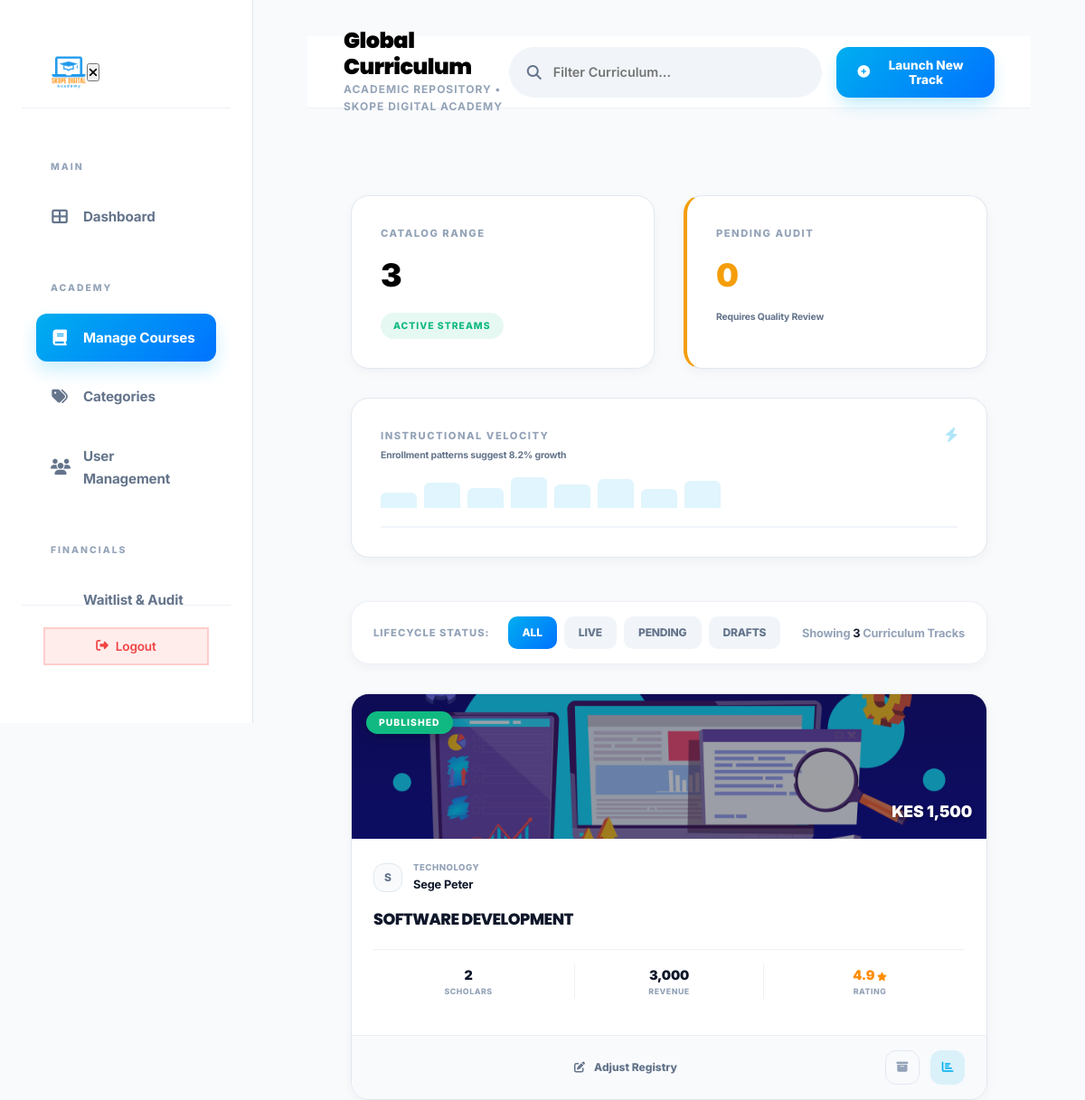
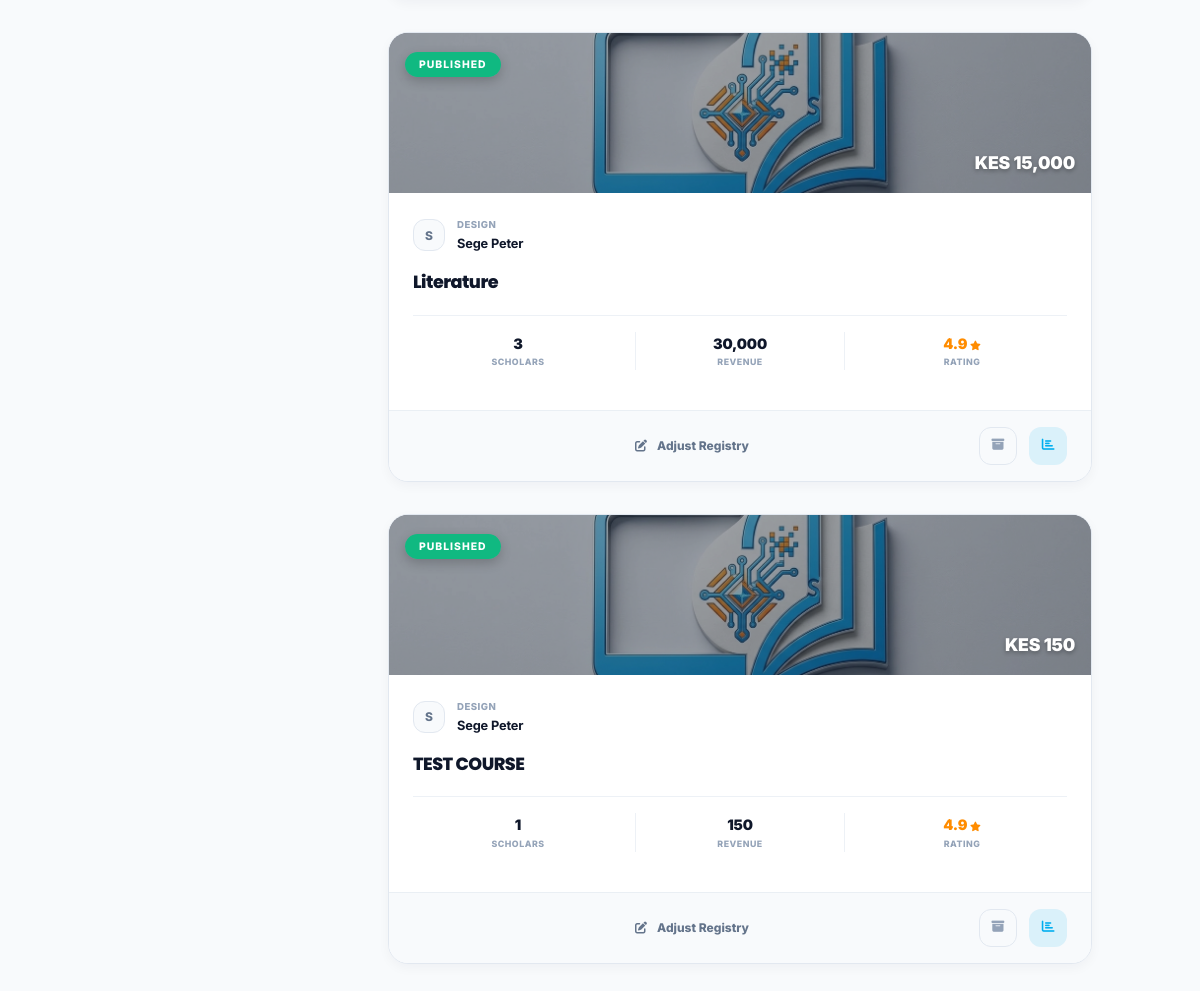
The page /admin/courses.php (signed in) on the database its author committed (2 pictures, top to bottom).
### tables this page shows
CREATE TABLE `courses` (
  `id` int(11) NOT NULL AUTO_INCREMENT,
  `tutor_id` int(11) NOT NULL,
  `category_id` int(11) DEFAULT NULL,
  `title` varchar(255) NOT NULL,
  `slug` varchar(280) DEFAULT NULL,
  `description` text DEFAULT NULL,
  `level` enum('beginner','intermediate','advanced') DEFAULT 'beginner',
  `price` decimal(10,2) DEFAULT 0.00,
  `thumbnail` varchar(255) DEFAULT NULL,
  `preview_video` varchar(255) DEFAULT NULL,
  `status` enum('draft','pending','published','archived') DEFAULT 'draft',
  `duration_hours` decimal(5,1) DEFAULT 0.0,
  `total_lessons` int(11) DEFAULT 0,
  `enrolled_count` int(11) DEFAULT 0,
  `avg_rating` decimal(3,2) DEFAULT 0.00,
  `created_at` datetime DEFAULT current_timestamp(),
  PRIMARY KEY (`id`),
  KEY `tutor_id` (`tutor_id`),
  KEY `category_id` (`category_id`)
);

CREATE TABLE `users` (
  `id` int(11) NOT NULL AUTO_INCREMENT,
  `name` varchar(150) NOT NULL,
  `email` varchar(191) NOT NULL,
  `password` varchar(255) NOT NULL,
  `role` enum('admin','tutor','student') NOT NULL DEFAULT 'student',
  `admission_number` varchar(50) DEFAULT NULL,
  `phone` varchar(20) DEFAULT NULL,
  `avatar` varchar(255) DEFAULT NULL,
  `bio` text DEFAULT NULL,
  `dob` date DEFAULT NULL,
  `gender` enum('male','female','other') DEFAULT NULL,
  `county` varchar(100) DEFAULT NULL,
  `nationality` varchar(100) DEFAULT 'Kenyan',
  `national_id` varchar(50) DEFAULT NULL,
  `education_level` varchar(100) DEFAULT NULL,
  `id_document` varchar(255) DEFAULT NULL,
  `referral_code` varchar(50) DEFAULT NULL,
  `referred_by` int(11) DEFAULT NULL,
  `status` enum('active','pending','suspended') NOT NULL DEFAULT 'pending',
  `email_verified` tinyint(1) DEFAULT 0,
  `points` int(11) DEFAULT 0,
  `merit_coins` decimal(15,2) DEFAULT 0.00,
  `created_at` datetime DEFAULT current_timestamp(),
  `last_login` datetime DEFAULT NULL,
  PRIMARY KEY (`id`),
  UNIQUE KEY `email` (`email`),
  UNIQUE KEY `referral_code` (`referral_code`),
  UNIQUE KEY `national_id` (`national_id`),
  UNIQUE KEY `admission_number` (`admission_number`),
  KEY `fk_referred_by` (`referred_by`),
  CONSTRAINT `fk_referred_by` FOREIGN KEY (`referred_by`) REFERENCES `users` (`id`) ON DELETE SET NULL
);

CREATE TABLE `categories` (
  `id` int(11) NOT NULL AUTO_INCREMENT,
  `name` varchar(100) NOT NULL,
  `slug` varchar(120) NOT NULL,
  `icon` varchar(50) DEFAULT 'fas fa-book',
  `color` varchar(20) DEFAULT '#00AEEF',
  `created_at` datetime DEFAULT current_timestamp(),
  PRIMARY KEY (`id`),
  UNIQUE KEY `slug` (`slug`)
);

### admin/courses.php (the view, shortened to what this page needs)
<?php
require_once '../includes/header.php';
$status_filter = $_GET['status'] ?? '';
$search = $_GET['search'] ?? '';
try {
    $query = "SELECT c.*, u.name as tutor_name, cat.name as category_name,
                     (SELECT COUNT(*) FROM enrollments WHERE course_id = c.id) as actual_enrolled,
                     (SELECT SUM(amount) FROM payments WHERE course_id = c.id AND status = 'verified') as revenue
              FROM courses c
              JOIN users u ON c.tutor_id = u.id
              LEFT JOIN categories cat ON c.category_id = cat.id
              WHERE 1=1";
    $params = [];
    $query .= " ORDER BY c.created_at DESC";
    $stmt = $pdo->prepare($query);
    $stmt->execute($params);
    $courses = $stmt->fetchAll();
    $total_courses = $pdo->query("SELECT COUNT(*) FROM courses")->fetchColumn();
    $pending_review = $pdo->query("SELECT COUNT(*) FROM courses WHERE status = 'pending'")->fetchColumn();
} catch (Exception $e) { $courses = []; }
?>
<?php require_once 'includes/sidebar.php'; ?>
<main class="main-content">
    <header class="admin-header">
        <div style="display: flex; align-items: center; gap: 20px;">
            <div>
                <h1 style="font-size: 1.5rem; font-weight: 900; letter-spacing: -0.5px;">Global <span>Curriculum</span></h1>
                <p style="font-size: 0.75rem; color: var(--text-muted); font-weight: 700; text-transform: uppercase; letter-spacing: 1px;">Academic Repository • Skope Digital Academy</p>
            </div>
        </div>
        <div style="display: flex; gap: 16px;">
            <form action="courses.php" method="GET" class="header-search" style="display: flex; gap: 10px;">
                <input type="text" name="search" placeholder="Filter Curriculum..." value="<?= htmlspecialchars($search) ?>" style="padding-right: 48px;">
                <i class="fas fa-search"></i>
            </form>
            <button class="btn-premium" onclick="openCourseModal()">
                <i class="fas fa-plus-circle"></i> Launch New Track
            </button>
        </div>
    </header>
    <div class="admin-body">
        <div class="dash-stats-grid">
            <div class="premium-card">
                <div style="font-size: 0.7rem; font-weight: 800; color: var(--text-muted); text-transform: uppercase; letter-spacing: 1.5px; margin-bottom: 8px;">Catalog Range</div>
                <div style="font-size: 2.2rem; font-weight: 900; letter-spacing: -1px;"><?= number_format($total_courses) ?></div>
                <div class="badge-premium" style="background: rgba(16, 185, 129, 0.1); color: var(--success); margin-top: 12px; display: inline-flex;">Active Streams</div>
            </div>
            <div class="premium-card" style="border-left: 4px solid var(--warning);">
                <div style="font-size: 0.7rem; font-weight: 800; color: var(--text-muted); text-transform: uppercase; letter-spacing: 1.5px; margin-bottom: 8px;">Pending Audit</div>
                <div style="font-size: 2.2rem; font-weight: 900; letter-spacing: -1px; color: var(--warning);"><?= number_format($pending_review) ?></div>
                <div style="font-size: 0.65rem; color: var(--text-dim); margin-top: 8px; font-weight: 700;">Requires Quality Review</div>
            </div>
            <div class="premium-card" style="grid-column: span 2;">
                <div style="display: flex; justify-content: space-between; align-items: flex-start; margin-bottom: 12px;">
                    <div>
                        <div style="font-size: 0.7rem; font-weight: 800; color: var(--text-muted); text-transform: uppercase; letter-spacing: 1.5px; margin-bottom: 4px;">Instructional Velocity</div>
                        <div style="font-size: 0.65rem; color: var(--text-dim); font-weight: 700;">Enrollment patterns suggest 8.2% growth</div>
                    </div>
                    <i class="fas fa-bolt" style="color: var(--primary); opacity: 0.3;"></i>
                </div>
                <div class="bar-chart-institutional" style="height: 60px; gap: 8px;">
                    <div class="chart-column" style="height: 45%;"></div>
                    <div class="chart-column" style="height: 75%;"></div>
                    <div class="chart-column" style="height: 60%;"></div>
                    <div class="chart-column" style="height: 90%;"></div>
                    <div class="chart-column" style="height: 70%;"></div>
                    <div class="chart-column" style="height: 85%;"></div>
                    <div class="chart-column" style="height: 55%;"></div>
                    <div class="chart-column" style="height: 80%;"></div>
                </div>
            </div>
        </div>
        <div class="premium-card glass-effect" style="padding: 16px 24px; margin-bottom: 32px; display: flex; justify-content: space-between; align-items: center; flex-wrap: wrap; gap: 16px;">
            <div style="display: flex; gap: 8px; align-items: center; flex-wrap: wrap;">
                <span style="font-size: 0.7rem; font-weight: 800; color: var(--text-muted); text-transform: uppercase; letter-spacing: 1px; margin-right: 12px;">Lifecycle Status:</span>
                <a href="courses.php" style="text-decoration:none; padding: 8px 16px; border-radius: 10px; font-size: 0.75rem; font-weight: 800; background: <?= !$status_filter ? 'var(--grad-primary)' : '#f1f5f9' ?>; color: <?= !$status_filter ? 'white' : '#64748b' ?>;">ALL</a>
                <a href="courses.php?status=published" style="text-decoration:none; padding: 8px 16px; border-radius: 10px; font-size: 0.75rem; font-weight: 800; background: <?= $status_filter == 'published' ? 'var(--grad-primary)' : '#f1f5f9' ?>; color: <?= $status_filter == 'published' ? 'white' : '#64748b' ?>;">LIVE</a>
                <a href="courses.php?status=pending" style="text-decoration:none; padding: 8px 16px; border-radius: 10px; font-size: 0.75rem; font-weight: 800; background: <?= $status_filter == 'pending' ? 'var(--grad-primary)' : '#f1f5f9' ?>; color: <?= $status_filter == 'pending' ? 'white' : '#64748b' ?>;">PENDING</a>
                <a href="courses.php?status=draft" style="text-decoration:none; padding: 8px 16px; border-radius: 10px; font-size: 0.75rem; font-weight: 800; background: <?= $status_filter == 'draft' ? 'var(--grad-primary)' : '#f1f5f9' ?>; color: <?= $status_filter == 'draft' ? 'white' : '#64748b' ?>;">DRAFTS</a>
            </div>
            <div style="font-size: 0.8rem; font-weight: 700; color: var(--text-muted);">
                Showing <span style="color: var(--text-main);"><?= count($courses) ?></span> Curriculum Tracks
            </div>
        </div>
        <div class="dash-stats-grid" style="grid-template-columns: repeat(auto-fill, minmax(360px, 1fr));">
            <?php foreach($courses as $c): ?>
            <div class="premium-card" style="padding: 0; display: flex; flex-direction: column;">
                <div style="position: relative; height: 160px; overflow: hidden; background: #0f172a;">
                    <?php if($c['thumbnail']): ?>
                        <img src="../uploads/courses/<?= $c['thumbnail'] ?>" style="width: 100%; height: 100%; object-fit: cover; opacity: 0.6;">
                    <?php else: ?>
                        <div style="width: 100%; height: 100%; display: flex; align-items: center; justify-content: center; color: rgba(255,255,255,0.1);">
                            <i class="fas fa-image" style="font-size: 3rem;"></i>
                        </div>
                    <?php endif; ?>
                    <div style="position: absolute; top: 16px; left: 16px;">
                        <span class="badge-premium" style="background: <?= $c['status'] === 'published' ? 'var(--success)' : ($c['status'] === 'pending' ? 'var(--warning)' : '#64748b') ?>; color: white; box-shadow: 0 4px 12px rgba(0,0,0,0.2);">
                            <?= strtoupper($c['status']) ?>
                        </span>
                    </div>
                    <div style="position: absolute; bottom: 16px; right: 16px; font-size: 1.1rem; font-weight: 900; color: white; text-shadow: 0 2px 4px rgba(0,0,0,0.3);">
                        KES <?= number_format($c['price']) ?>
                    </div>
                </div>
                <div style="padding: 24px; flex-grow: 1; display: flex; flex-direction: column;">
                    <div style="display: flex; align-items: center; gap: 12px; margin-bottom: 16px;">
                        <div class="avatar-sm" style="width: 32px; height: 32px; font-size: 0.75rem; background: var(--bg-main); border-color: var(--border); color: var(--text-dim);">
                            <?= strtoupper(substr($c['tutor_name'], 0, 1)) ?>
                        </div>
                        <div>
                            <div style="font-size: 0.6rem; font-weight: 800; color: var(--text-muted); text-transform: uppercase; letter-spacing: 0.5px;"><?= htmlspecialchars($c['category_name']) ?></div>
                            <div style="font-size: 0.8rem; font-weight: 700; color: var(--text-main);"><?= htmlspecialchars($c['tutor_name']) ?></div>
                        </div>
                    </div>
                    <h3 style="font-size: 1.1rem; font-weight: 800; color: var(--text-main); margin: 0 0 20px 0; line-height: 1.4;"><?= htmlspecialchars($c['title']) ?></h3>
                    <div style="display: grid; grid-template-columns: repeat(3, 1fr); gap: 12px; padding: 16px 0; border-top: 1px solid var(--border-light); margin-top: auto;">
                        <div style="text-align: center;">
                            <div style="font-size: 0.9rem; font-weight: 900; color: var(--text-main);"><?= number_format($c['actual_enrolled']) ?></div>
                            <div style="font-size: 0.55rem; color: var(--text-muted); font-weight: 800; text-transform: uppercase; letter-spacing: 0.5px;">Scholars</div>
                        </div>
                        <div style="text-align: center; border-left: 1px solid var(--border-light); border-right: 1px solid var(--border-light);">
                            <div style="font-size: 0.9rem; font-weight: 900; color: var(--text-main);"><?= number_format($c['revenue'] ?: 0) ?></div>
                            <div style="font-size: 0.55rem; color: var(--text-muted); font-weight: 800; text-transform: uppercase; letter-spacing: 0.5px;">Revenue</div>
                        </div>
                        <div style="text-align: center;">
                            <div style="font-size: 0.9rem; font-weight: 900; color: var(--secondary);">4.9 <i class="fas fa-star" style="font-size: 0.6rem;"></i></div>
                            <div style="font-size: 0.55rem; color: var(--text-muted); font-weight: 800; text-transform: uppercase; letter-spacing: 0.5px;">Rating</div>
                        </div>
                    </div>
                </div>
                <div style="padding: 16px 24px; background: var(--bg-main); border-top: 1px solid var(--border-light); display: flex; gap: 12px; align-items: center;">
                    <div style="display: flex; gap: 8px; flex-grow: 1;">
                        <?php if($c['status'] === 'pending'): ?>
                            <form method="POST" style="flex: 1;">
                                <input type="hidden" name="id" value="<?= $c['id'] ?>">
                                <button name="approve_course" class="btn-premium" style="width: 100%; justify-content: center; height: 38px; font-size: 0.75rem;">Authorize</button>
                            </form>
                            <form method="POST" style="flex: 1;">
                                <input type="hidden" name="id" value="<?= $c['id'] ?>">
                                <button name="decline_course" class="btn-premium" style="width: 100%; justify-content: center; height: 38px; font-size: 0.75rem; background: var(--bg-main); color: var(--danger); border-color: var(--danger); box-shadow: none;">Reject</button>
                            </form>
                        <?php else: ?>
                            <button onclick="openCourseModal(<?= htmlspecialchars(json_encode($c)) ?>)" class="btn-premium" style="flex: 1; justify-content: center; height: 38px; font-size: 0.75rem; background: transparent; border-color: var(--border); color: var(--text-dim); box-shadow: none;">
                                <i class="fas fa-edit"></i> Adjust Registry
                            </button>
                            <?php if($c['status'] !== 'archived'): ?>
                            <form method="POST">
                                <button name="archive_course" class="avatar-sm" style="width: 38px; height: 38px; background: transparent; color: var(--text-muted); border-color: var(--border); cursor: pointer;" title="Archive Heritage">
                                    <i class="fas fa-archive" style="font-size: 0.8rem;"></i>
                                </button>
                            </form>
                            <?php endif; ?>
                        <?php endif; ?>
                    </div>
                    <a href="course_details.php?id=<?= $c['id'] ?>" class="avatar-sm" style="width: 38px; height: 38px; background: var(--primary-glow); color: var(--primary); border: none; text-decoration: none;" title="Performance Intelligence">
                        <i class="fas fa-chart-bar" style="font-size: 0.8rem;"></i>
                    </a>
                </div>
            </div>
            <?php endforeach; ?>
        </div>
    </div>
</main>
</body></html>

### rows shown on the page
courses: thumbnail (picture), status "PUBLISHED", price "1,500", users.name "S", category.name "TECHNOLOGY", users.name "Sege Peter", title "SOFTWARE DEVELOPMENT", actual_enrolled "2", revenue "3,000", $c['id'] 3 (drawn)
courses: thumbnail (picture), status "PUBLISHED", price "15,000", users.name "S", category.name "DESIGN", users.name "Sege Peter", title "Literature", actual_enrolled "3", revenue "30,000"
courses: thumbnail (picture), status "PUBLISHED", price "150", users.name "S", category.name "DESIGN", users.name "Sege Peter", title "TEST COURSE", actual_enrolled "1", revenue "150"

### other values the page prints
$total_courses "3"
$pending_review "0"
count($courses) "3"
